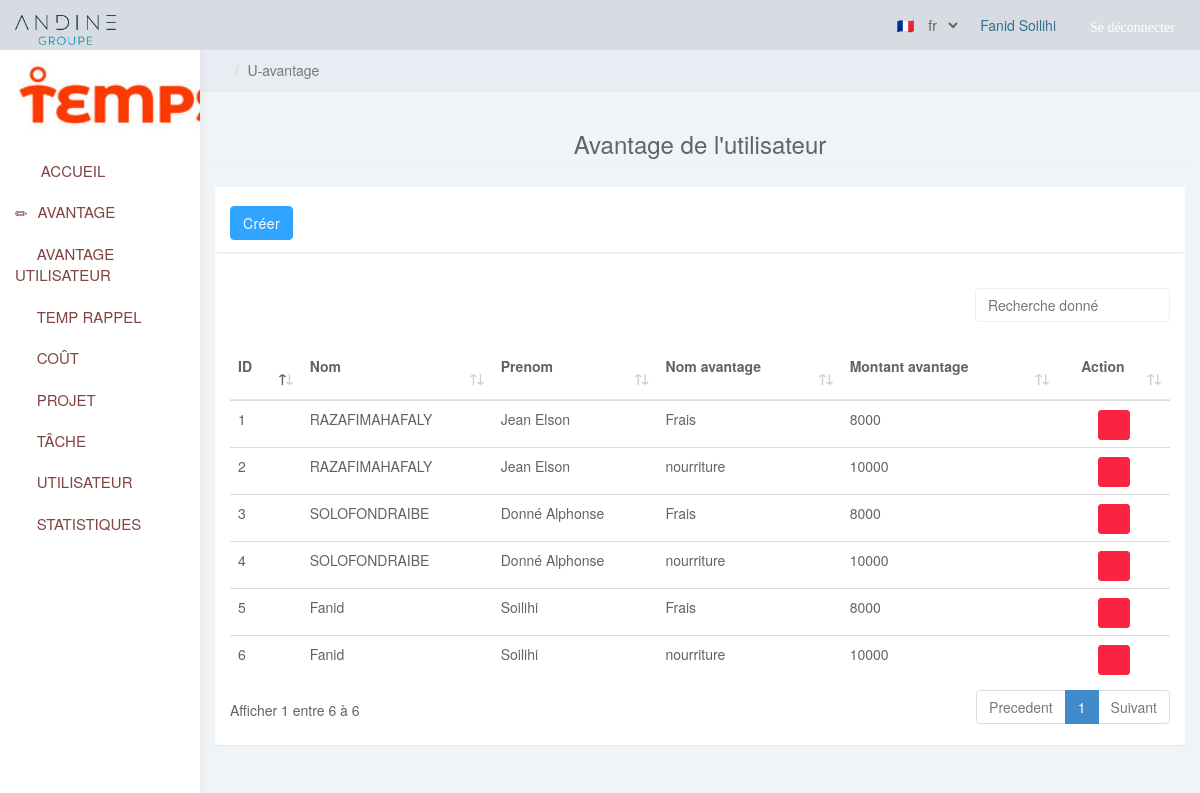
The page /public/Route.php?p=user_avtg&lang=fr (signed in) on the database its author committed.
### tables this page shows
CREATE TABLE `tmp_avantage_user` (
  `id_avg_user` int(11) NOT NULL,
  `id_user` int(11) NOT NULL,
  `id_avantage` int(11) NOT NULL
);

CREATE TABLE `tmp_users` (
  `id_user` int(11) NOT NULL,
  `nom` varchar(100) NOT NULL,
  `prenom` varchar(50) NOT NULL,
  `mail` varchar(100) NOT NULL,
  `level` varchar(255) NOT NULL,
  `tel` varchar(30) NOT NULL,
  `salaire` varchar(255) DEFAULT NULL,
  `psw` varchar(255) NOT NULL
);

CREATE TABLE `tmp_avantage` (
  `id_avantage` int(11) NOT NULL,
  `nom_avantage` varchar(255) NOT NULL,
  `montant_avantage` bigint(20) NOT NULL
);

### app/Autoloader.php (called while the page is built, shortened)
<?php
class Autoloader
{
    static function autoload($class)
    {
        if (strpos($class, __NAMESPACE__ . '\\') === 0) {
            $class = str_replace(__NAMESPACE__ . '\\', '', $class);
            $class = str_replace('\\', '/', $class);
        }
    }
}

### app/App.php (called while the page is built, shortened)
<?php
class App {
    private static $database;
    public static function getDb() {
        if (self::$database === null) {
            self::$database = new Database(DB_NAME, DB_USER, DB_PASS, DB_SERVER);
        }
        return self::$database;
    }
}

### app/Table/Avantage.php (called while the page is built, shortened)
<?php
class Avantage extends Table
{
    public static function ListAvantageUsers() {
        $sql = "SELECT
            tmp_avantage_user.id_avg_user,
            tmp_users.nom,
            tmp_users.prenom,
            tmp_avantage.nom_avantage,
            tmp_avantage.montant_avantage
        FROM
            `tmp_avantage_user`
        INNER JOIN tmp_users ON tmp_avantage_user.id_user = tmp_users.id_user
        INNER JOIN tmp_avantage ON tmp_avantage_user.id_avantage = tmp_avantage.id_avantage";
        return App::getDb()->query($sql);
    }
}

### app/Database.php (called while the page is built, shortened)
<?php
    class Database {
        private $pdo;
        private function getPDO() {
            if ($this->pdo === null) {
                $pdo = new PDO('mysql:dbname='.DB_NAME.';host='.DB_SERVER.'', ''.DB_USER.'', ''.DB_PASS.'');
                $pdo->setAttribute(PDO::ATTR_ERRMODE, PDO::ERRMODE_EXCEPTION);
                $pdo->exec("set names utf8");
                $this->pdo = $pdo;
            }
            return $this->pdo;
        }
        public function query($statement, $class_name = null, $one_result = false) {
            $req = $this->getPDO()->query($statement);
            if ($class_name === null) {
                $req->setFetchMode(PDO::FETCH_OBJ);
            } else {
                $req->setFetchMode(PDO::FETCH_CLASS, $class_name);
            }
            if ($one_result) {
                $data = $req->fetch();
            } else {
                $data = $req->fetchAll();
            }
            return $data;
        }
    }

### app/Langue/fr.php (called while the page is built)
<?php
$lang = array(
    'nav_logout'=> ' Se déconnecter',
    'home_pg' => 'Accueil',
    'choice_prj' => ' Veuillez sélectionner votre projet ',
    'select_prj' => 'Sélectionnez votre projet',
    'btn_submit'=> 'Valider',
    's_home_pg' => 'ACCUEIL',
    's_avtg_pg' => 'AVANTAGE',
    's_avtg_usr_pg'=> 'AVANTAGE UTILISATEUR',
    's_tmp_rpl'=> 'TEMP RAPPEL',
    's_cout_pg'=> 'COÛT',
    's_prj_pg'=> 'PROJET',
    's_tsk_pg'=> 'TÂCHE',
    's_usr_pg'=> 'UTILISATEUR',
    's_stats_pg'=> 'STATISTIQUES',
    'list_avtg'=> 'Liste des avantages de l\'utilisateur',
    'btn_new_avtg'=> 'Nouvel avantage',
    'id'=> 'Identifiant',
    'name_avtg'=> 'Nom de l\'avantage',
    'montant_avtg'=> 'Montant de l\'avantage',
    'tabl_action'=> 'Action',
);

### page/user_avantage.php (the view, shortened to what this page needs)
<!DOCTYPE html>
<html>
    <head>
        <link rel="stylesheet" href="../public/plugins/datatables-bs4/css/dataTables.bootstrap4.min.css">
        <link rel="stylesheet" href="../public/plugins/datatables-responsive/css/responsive.bootstrap4.min.css">
        <link rel="stylesheet" href="../public/plugins/datatables-buttons/css/buttons.bootstrap4.min.css">
<body>
        <div class="col-sm-9 col-sm-offset-3 col-lg-10 col-lg-offset-2 main">
            <div class="row">
                <ol class="breadcrumb">
                    <li><a href="Route.php?p=home"><span class="glyphicon glyphicon-home"></span></a></li>
                    <li class="active">U-avantage</li>
                </ol>
            </div>
            <div class="row">
                <div class="col-lg-12">
                </div>
            </div>
            <div class="row">
                <div class="col-lg-12">
                    <h3 class="page-header text text-center">Avantage de l'utilisateur </h3>
                </div>
            </div>
            <div class="row">
                <div class="col-lg-12">
                    <div class="panel panel-default">
                        <div class="panel panel-heading">
                           <a class="btn btn-primary" href="Route.php?p=new_user_avtg&lang=<?=$_SESSION['lang']?>">Créer</a>
                        </div>
                        <div class="panel-body">
                            <table id="tbticket" class="table table-responsive">
                                <thead>
                                    <tr>
                                        <th>ID</th>
                                        <th>Nom</th>
                                        <th>Prenom</th>
                                        <th>Nom avantage</th>
                                        <th>Montant avantage</th>
                                        <th class="text text-center"> Action</th>
                                    </tr>
                                </thead>
                                <tbody>
                                   <?php $list = App\Table\Avantage::ListAvantageUsers();
                                    if (!empty($list)): ?>
                                        <?php foreach($list as $lst): ?>
                                    <tr>
                                        <td><?= $lst->id_avg_user?></td>
                                        <td><?= $lst->nom; ?></td>
                                        <td><?= $lst->prenom; ?></td>
                                        <td><?= $lst->nom_avantage; ?></td>
                                        <td><?= $lst->montant_avantage; ?></td>
                                        <td class="text text-center">
                                            <a href="Route.php?p=delete_user_avtg&id=<?= $lst->id_avg_user; ?>" class='btn btn-danger btn-sm glyphicon glyphicon-trash' title='Supprimer'></a>
                                        </td>
                                    </tr>
                                   <?php endforeach; ?>
                                  <?php endif; ?>
                                </tbody>
                            </table>
                        </div>
                    </div>
                </div>
            </div>
        </div>
    </body>
</html>

### public/Route.php (shortened to what this page needs)
<?php
require '../app/Autoloader.php';
if (isset($_GET['p'])) {
    $p = $_GET['p'];
} else {
    $p = 'home';
}
if ($p === 'home') {
    require ROOT . '/page/home.php';
} elseif ($p === 'login') {
    require ROOT . '/page/login.php';
} elseif ($p === 'list_projet') {
    require ROOT . '/page/list_projet.php';
} elseif ($p === 'new_projet') {
    require ROOT . '/page/new_projet.php';
} elseif ($p === 'edit_projet') {
    require ROOT . '/page/edit_projet.php';
} elseif ($p === 'delete_projet') {
    require ROOT . '/page/delete_projet.php';
} elseif ($p == 'logout') {
    require ROOT . '/page/logout.php';
} elseif ($p == 'u_avantage') {
    require ROOT . '/page/avantage.php';
} elseif ($p == 'temps_rappel') {
    require ROOT . '/page/temps_rappel.php';
} elseif ($p == 'cout_min') {
    require ROOT . '/page/cout_min.php';
} elseif ($p == 'user_projet') {
    require ROOT . '/page/user_projet.php';
} elseif ($p == 'new_task') {
    require ROOT . '/page/new_task.php';
} elseif ($p == 'list_users') {
    require ROOT . '/page/list_users.php';
} elseif ($p == 'reporting') {
    require ROOT . '/page/reporting.php';
} elseif ($p == 'timer') {
    require ROOT . '/page/timer.php';
} elseif ($p == 'notif') {
    require ROOT . '/public/notification.php';
} elseif ($p == 'edit_user') {
    require ROOT . '/page/edit_user.php';
} elseif ($p == 'delete_user') {
    require ROOT . '/page/delete_user.php';
} elseif ($p == 'new_user') {
    require ROOT . '/page/new_users.php';
} elseif ($p == 'new_temps_rappel') {
    require ROOT . '/page/new_temps_rappel.php';
} elseif ($p == 'edit_temps_rappel') {
    require ROOT . '/page/edit_temps_rappel.php';
} elseif ($p == 'delete_rappel') {
    require ROOT . '/page/delete_rappel.php';
} elseif ($p == 'user_avtg') {
    require ROOT . '/page/user_avantage.php';
} elseif ($p == 'new_user_avtg') {
    require ROOT . '/page/new_user_avtg.php';
} elseif ($p == 'delete_user_avtg') {
    require ROOT . '/page/delete_user_avtg.php';
} elseif ($p == 'delete_avtg') {
    require ROOT . '/page/delete_avtg.php';
} elseif ($p == 'update_avantage') {
    require ROOT . '/page/update_avantage.php';
} elseif ($p == 'new_avantage') {
    require ROOT . '/page/new_avantage.php';
}
$content = ob_get_clean();
require '../page/templates/layout.php';

### page/templates/layout.php (shortened to what this page needs)
<?php
$lg_url = $_SESSION['lang'];
if (isset($_SESSION['user']['nom'])) {
    $users = $_SESSION['user']['nom'];
}
?>
<!DOCTYPE html>
<html lang="fr_FR">
<head>
     <link rel="stylesheet" href="css/bootstrap.min.css">
    <link href="css/styles.css" rel="stylesheet">
</head>
<body>
     <?php if (!empty($users)): ?>
        <nav class="navbar navbar-inverse navbar-fixed-top fondo-color" role="navigation">
            <div class="container-fluid">
                <div class="navbar-header">
                    <a class="navbar-brand text text-center" href="#"><span><img src="./images/log.png" alt="ANDINE GROUPE" style="width: 100%;height: 30px;"> </span> </a>
                    <div class="user-menu">
                        <div class="pull-right">
                            <select class="fondo-color" name="lang" id="lang" style="border: 0px solid #ccc;">
                                <option value="fr">🇫🇷&emsp;fr</option>
                            </select>
                            &nbsp;&nbsp;&nbsp;&nbsp;<span class="text text-info"><?php echo '' .
                                $_SESSION['user']['nom'] .
                                ' ' .
                                $_SESSION['user']['prenom'] .
                                ''; ?>&nbsp;&nbsp;&nbsp;&nbsp; <a href="Route.php?p=logout" name="logout" class="glyphicon glyphicon-log-out text-info"><?= $lang['nav_logout'] ?></a></span>
                        </div>
                         </div>
                    </div>
                </div>
        </nav>
    <div id="sidebar-collapse" class="col-sm-3 col-lg-2 sidebar ">
                <ul class="nav menu">
                    <li><img src="images/temps.png" width="250px" height="100px" alt="TEMPS"/> </li>
                    <li><a href="Route.php?p=home&lang=<?= $lg_url ?>"><span class="glyphicon glyphicon-home"></span> <?= $lang['s_home_pg'] ?></a></li>
                <?php if (
                    $_SESSION['user']['level'] == 9 ||
                    $_SESSION['user']['level'] == 8
                ) { ?>
                    <li><a href="Route.php?p=u_avantage&lang=<?= $lg_url ?>"><span class="glyphicon glyphicon-pencil"></span><?= $lang['s_avtg_pg'] ?></a></li>
                    <li><a href="Route.php?p=user_avtg&lang=<?= $lg_url ?>"><span class="glyphicon glyphicon-check"></span><?= $lang['s_avtg_usr_pg'] ?></a></li>
                    <li><a href="Route.php?p=temps_rappel&lang=<?= $lg_url ?>"><span class="glyphicon glyphicon-dashboard"></span><?= $lang['s_tmp_rpl'] ?></a></li>
                    <li><a href="Route.php?p=cout_min&lang=<?= $lg_url ?>"><span class="glyphicon glyphicon-bookmark"></span><?= $lang['s_cout_pg'] ?></a></li>
                    <li><a href="Route.php?p=list_projet&lang=<?= $lg_url ?>"><span class="glyphicon glyphicon-check"></span><?= $lang['s_prj_pg'] ?></a></li>
                    <li><a href="Route.php?p=user_projet&lang=<?= $lg_url ?>"><span class="glyphicon glyphicon-tasks"></span><?= $lang['s_tsk_pg'] ?></a></li>
                    <li><a href="Route.php?p=list_users&lang=<?= $lg_url ?>"><span class="glyphicon glyphicon-user"></span><?= $lang['s_usr_pg'] ?></a></li>
                    <li><a href="Route.php?p=reporting&lang=<?= $lg_url ?>"><span class="glyphicon glyphicon-indent-right"></span><?= $lang['s_stats_pg'] ?></a></li>
                    <?php } ?>
    </div>
        <?php endif; ?>
        <?= $content ?>
  </body>
</html>

### public/css/styles.css (style rules this page uses)
body { background: #f1f4f7; padding-top: 50px; color: #5f6468; }
ul.menu a, a:hover, a:focus { color: rgb(128, 68, 68); font-size: 15px; }
h1, h2, h3, h4, h5, h6 { color: #5f6468; }
h3, h4 { font-weight: 300; }
.navbar-header .navbar-brand { color: #fff; font-size: 20px; text-transform: uppercase; font-weight: 500; letter-spacing: 2px; text-align: center; margin-right: 30px; }
.navbar-header .navbar-brand span { color: #30a5ff; }
.btn-primary, .btn-primary:hover, .btn-primary:focus, .btn-primary:active, .btn-primary.active, .open > .dropdown-toggle.btn-primary, .btn-primary.disabled, .btn-primary[disabled], fieldset[disabled] .btn-primary, .btn-primary.disabled:hover, .btn-primary[disabled]:hover, fieldset[disabled] .btn-primary:hover, .btn-primary.disabled:focus, .btn-primary[disabled]:focus, fieldset[disabled] .btn-primary:focus, .btn-primary.disabled:active, .btn-primary[disabled]:active, fieldset[disabled] .btn-primary:active, .btn-primary.disabled.active, .btn-primary[disabled].active, fieldset[disabled] .btn-primary.active { background-color: #30a5ff; border-color: #30a5ff; }
.btn-danger, .btn-danger:hover, .btn-danger:focus, .btn-danger:active, .btn-danger.active, .open > .dropdown-toggle.btn-danger, .btn-danger.disabled, .btn-danger[disabled], fieldset[disabled] .btn-danger, .btn-danger.disabled:hover, .btn-danger[disabled]:hover, fieldset[disabled] .btn-danger:hover, .btn-danger.disabled:focus, .btn-danger[disabled]:focus, fieldset[disabled] .btn-danger:focus, .btn-danger.disabled:active, .btn-danger[disabled]:active, fieldset[disabled] .btn-danger:active, .btn-danger.disabled.active, .btn-danger[disabled].active, fieldset[disabled] .btn-danger.active { background-color: #f9243f; border-color: #f9243f; }
.panel { border: 0; }
.panel-heading { font-size: 18px; font-weight: 300; letter-spacing: 0.025em; height: 66px; line-height: 45px; }
.panel-default .panel-heading { background: #fff; border-bottom: 1px solid #eee; color: #5f6468; }
.navbar { border: 0; }
.user-menu { display: inline-block; margin-top: 14px; margin-right: 10px; float: right; list-style: none; padding: 0; }
.user-menu a { color: #fff; }
.sidebar { display: block; background-color: #fff; padding: 0; display: none; }
@media (min-width: 768px) { .sidebar { display: block; position: fixed; top: 50px; bottom: 0; left: 0; z-index: 1000; display: block; margin: 0; padding: 0; overflow-x: hidden; overflow-y: auto; background-color: #fff; box-shadow: 1px 0px 10px rgba(0, 0, 0, .05); } }
@media (min-width: 768px) { .navbar-header { width: 100%; } }
.sidebar span.glyphicon { margin-right: 10px; }
.breadcrumb { border-radius: 0; padding: 10px 15px; background: #e9ecf2; box-shadow: 0 1px 1px rgba(0, 0, 0, .05); margin: 0 ; }
.table { background: #fff; }
.table>thead>tr>th { border-bottom: 1px solid #e6e7e8; vertical-align: middle; height: 50px; }
.fondo-color { background-color: #D8DBE2!important ; }

### rows shown on the page
tmp_avantage_user: id_avg_user "1", id_user.nom "RAZAFIMAHAFALY", id_user.prenom "Jean Elson", id_avantage.nom_avantage "Frais", id_avantage.montant_avantage "8000"
tmp_avantage_user: id_avg_user "2", id_user.nom "RAZAFIMAHAFALY", id_user.prenom "Jean Elson", id_avantage.nom_avantage "nourriture", id_avantage.montant_avantage "10000"
tmp_avantage_user: id_avg_user "3", id_user.nom "SOLOFONDRAIBE", id_user.prenom "Donné Alphonse", id_avantage.nom_avantage "Frais", id_avantage.montant_avantage "8000"
tmp_avantage_user: id_avg_user "4", id_user.nom "SOLOFONDRAIBE", id_user.prenom "Donné Alphonse", id_avantage.nom_avantage "nourriture", id_avantage.montant_avantage "10000"
tmp_avantage_user: id_avg_user "5", id_user.nom "Fanid", id_user.prenom "Soilihi", id_avantage.nom_avantage "Frais", id_avantage.montant_avantage "8000"
tmp_avantage_user: id_avg_user "6", id_user.nom "Fanid", id_user.prenom "Soilihi", id_avantage.nom_avantage "nourriture", id_avantage.montant_avantage "10000"

### other values the page prints
$_SESSION['user']['nom'] "Fanid"
$_SESSION['user']['prenom'] "Soilihi"
$lang['nav_logout'] "Se déconnecter"
$lang['s_home_pg'] "ACCUEIL"
$lang['s_avtg_pg'] "AVANTAGE"
$lang['s_avtg_usr_pg'] "AVANTAGE UTILISATEUR"
$lang['s_tmp_rpl'] "TEMP RAPPEL"
$lang['s_cout_pg'] "COÛT"
$lang['s_prj_pg'] "PROJET"
$lang['s_tsk_pg'] "TÂCHE"
$lang['s_usr_pg'] "UTILISATEUR"
$lang['s_stats_pg'] "STATISTIQUES"
